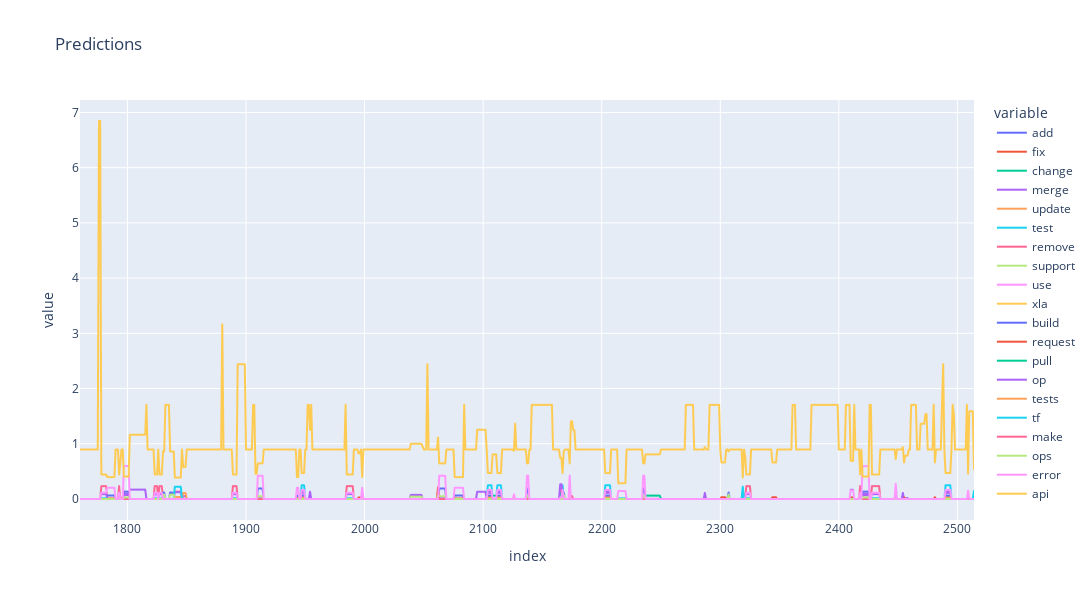

Notebook code for this chart:
### Code cell
pred_df = pd.DataFrame(list(prl))[train_len: ] 

pred_df.columns = target_interest

pred_df

fig = px.line(pred_df, height=600, width=1200, title="Predictions")# [start: ]

fig.show()
fig.write_html(f"figures/ml-predictions{timestamp}.html")

### Figure 1 — Plotly figure (JSON) as saved in the notebook; plotly's stock layout.template omitted (floating-point values rounded to 4 significant figures; data arrays with more than 128 entries replaced by an {"elided": "..."} marker saying what was removed)
{"data": [{"hovertemplate": "variable=add<br>index=%{x}<br>value=%{y}<extra></extra>", "legendgroup": "add", "line": {"color": "#636efa", "dash": "solid"}, "marker": {"symbol": "circle"}, "mode": "lines", "name": "add", "showlegend": true, "type": "scattergl", "x": {"elided": "755 int values"}, "xaxis": "x", "y": {"elided": "755 float values"}, "yaxis": "y"}, {"hovertemplate": "variable=fix<br>index=%{x}<br>value=%{y}<extra></extra>", "legendgroup": "fix", "line": {"color": "#EF553B", "dash": "solid"}, "marker": {"symbol": "circle"}, "mode": "lines", "name": "fix", "showlegend": true, "type": "scattergl", "x": {"elided": "755 int values"}, "xaxis": "x", "y": {"elided": "755 int values"}, "yaxis": "y"}, {"hovertemplate": "variable=change<br>index=%{x}<br>value=%{y}<extra></extra>", "legendgroup": "change", "line": {"color": "#00cc96", "dash": "solid"}, "marker": {"symbol": "circle"}, "mode": "lines", "name": "change", "showlegend": true, "type": "scattergl", "x": {"elided": "755 int values"}, "xaxis": "x", "y": {"elided": "755 int values"}, "yaxis": "y"}, {"hovertemplate": "variable=merge<br>index=%{x}<br>value=%{y}<extra></extra>", "legendgroup": "merge", "line": {"color": "#ab63fa", "dash": "solid"}, "marker": {"symbol": "circle"}, "mode": "lines", "name": "merge", "showlegend": true, "type": "scattergl", "x": {"elided": "755 int values"}, "xaxis": "x", "y": {"elided": "755 float values"}, "yaxis": "y"}, {"hovertemplate": "variable=update<br>index=%{x}<br>value=%{y}<extra></extra>", "legendgroup": "update", "line": {"color": "#FFA15A", "dash": "solid"}, "marker": {"symbol": "circle"}, "mode": "lines", "name": "update", "showlegend": true, "type": "scattergl", "x": {"elided": "755 int values"}, "xaxis": "x", "y": {"elided": "755 float values"}, "yaxis": "y"}, {"hovertemplate": "variable=test<br>index=%{x}<br>value=%{y}<extra></extra>", "legendgroup": "test", "line": {"color": "#19d3f3", "dash": "solid"}, "marker": {"symbol": "circle"}, "mode": "lines", "name": "test", "showlegend": true, "type": "scattergl", "x": {"elided": "755 int values"}, "xaxis": "x", "y": {"elided": "755 float values"}, "yaxis": "y"}, {"hovertemplate": "variable=remove<br>index=%{x}<br>value=%{y}<extra></extra>", "legendgroup": "remove", "line": {"color": "#FF6692", "dash": "solid"}, "marker": {"symbol": "circle"}, "mode": "lines", "name": "remove", "showlegend": true, "type": "scattergl", "x": {"elided": "755 int values"}, "xaxis": "x", "y": {"elided": "755 float values"}, "yaxis": "y"}, {"hovertemplate": "variable=support<br>index=%{x}<br>value=%{y}<extra></extra>", "legendgroup": "support", "line": {"color": "#B6E880", "dash": "solid"}, "marker": {"symbol": "circle"}, "mode": "lines", "name": "support", "showlegend": true, "type": "scattergl", "x": {"elided": "755 int values"}, "xaxis": "x", "y": {"elided": "755 int values"}, "yaxis": "y"}, {"hovertemplate": "variable=use<br>index=%{x}<br>value=%{y}<extra></extra>", "legendgroup": "use", "line": {"color": "#FF97FF", "dash": "solid"}, "marker": {"symbol": "circle"}, "mode": "lines", "name": "use", "showlegend": true, "type": "scattergl", "x": {"elided": "755 int values"}, "xaxis": "x", "y": {"elided": "755 int values"}, "yaxis": "y"}, {"hovertemplate": "variable=xla<br>index=%{x}<br>value=%{y}<extra></extra>", "legendgroup": "xla", "line": {"color": "#FECB52", "dash": "solid"}, "marker": {"symbol": "circle"}, "mode": "lines", "name": "xla", "showlegend": true, "type": "scattergl", "x": {"elided": "755 int values"}, "xaxis": "x", "y": {"elided": "755 float values"}, "yaxis": "y"}, {"hovertemplate": "variable=build<br>index=%{x}<br>value=%{y}<extra></extra>", "legendgroup": "build", "line": {"color": "#636efa", "dash": "solid"}, "marker": {"symbol": "circle"}, "mode": "lines", "name": "build", "showlegend": true, "type": "scattergl", "x": {"elided": "755 int values"}, "xaxis": "x", "y": {"elided": "755 float values"}, "yaxis": "y"}, {"hovertemplate": "variable=request<br>index=%{x}<br>value=%{y}<extra></extra>", "legendgroup": "request", "line": {"color": "#EF553B", "dash": "solid"}, "marker": {"symbol": "circle"}, "mode": "lines", "name": "request", "showlegend": true, "type": "scattergl", "x": {"elided": "755 int values"}, "xaxis": "x", "y": {"elided": "755 float values"}, "yaxis": "y"}, {"hovertemplate": "variable=pull<br>index=%{x}<br>value=%{y}<extra></extra>", "legendgroup": "pull", "line": {"color": "#00cc96", "dash": "solid"}, "marker": {"symbol": "circle"}, "mode": "lines", "name": "pull", "showlegend": true, "type": "scattergl", "x": {"elided": "755 int values"}, "xaxis": "x", "y": {"elided": "755 float values"}, "yaxis": "y"}, {"hovertemplate": "variable=op<br>index=%{x}<br>value=%{y}<extra></extra>", "legendgroup": "op", "line": {"color": "#ab63fa", "dash": "solid"}, "marker": {"symbol": "circle"}, "mode": "lines", "name": "op", "showlegend": true, "type": "scattergl", "x": {"elided": "755 int values"}, "xaxis": "x", "y": {"elided": "755 float values"}, "yaxis": "y"}, {"hovertemplate": "variable=tests<br>index=%{x}<br>value=%{y}<extra></extra>", "legendgroup": "tests", "line": {"color": "#FFA15A", "dash": "solid"}, "marker": {"symbol": "circle"}, "mode": "lines", "name": "tests", "showlegend": true, "type": "scattergl", "x": {"elided": "755 int values"}, "xaxis": "x", "y": {"elided": "755 float values"}, "yaxis": "y"}, {"hovertemplate": "variable=tf<br>index=%{x}<br>value=%{y}<extra></extra>", "legendgroup": "tf", "line": {"color": "#19d3f3", "dash": "solid"}, "marker": {"symbol": "circle"}, "mode": "lines", "name": "tf", "showlegend": true, "type": "scattergl", "x": {"elided": "755 int values"}, "xaxis": "x", "y": {"elided": "755 float values"}, "yaxis": "y"}, {"hovertemplate": "variable=make<br>index=%{x}<br>value=%{y}<extra></extra>", "legendgroup": "make", "line": {"color": "#FF6692", "dash": "solid"}, "marker": {"symbol": "circle"}, "mode": "lines", "name": "make", "showlegend": true, "type": "scattergl", "x": {"elided": "755 int values"}, "xaxis": "x", "y": {"elided": "755 float values"}, "yaxis": "y"}, {"hovertemplate": "variable=ops<br>index=%{x}<br>value=%{y}<extra></extra>", "legendgroup": "ops", "line": {"color": "#B6E880", "dash": "solid"}, "marker": {"symbol": "circle"}, "mode": "lines", "name": "ops", "showlegend": true, "type": "scattergl", "x": {"elided": "755 int values"}, "xaxis": "x", "y": {"elided": "755 float values"}, "yaxis": "y"}, {"hovertemplate": "variable=error<br>index=%{x}<br>value=%{y}<extra></extra>", "legendgroup": "error", "line": {"color": "#FF97FF", "dash": "solid"}, "marker": {"symbol": "circle"}, "mode": "lines", "name": "error", "showlegend": true, "type": "scattergl", "x": {"elided": "755 int values"}, "xaxis": "x", "y": {"elided": "755 float values"}, "yaxis": "y"}, {"hovertemplate": "variable=api<br>index=%{x}<br>value=%{y}<extra></extra>", "legendgroup": "api", "line": {"color": "#FECB52", "dash": "solid"}, "marker": {"symbol": "circle"}, "mode": "lines", "name": "api", "showlegend": true, "type": "scattergl", "x": {"elided": "755 int values"}, "xaxis": "x", "y": {"elided": "755 float values"}, "yaxis": "y"}], "layout": {"height": 600, "legend": {"title": {"text": "variable"}, "tracegroupgap": 0}, "title": {"text": "Predictions"}, "width": 1200, "xaxis": {"anchor": "y", "domain": [0, 1], "title": {"text": "index"}}, "yaxis": {"anchor": "x", "domain": [0, 1], "title": {"text": "value"}}}}
